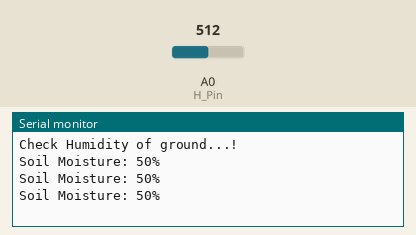
Simulated run of this sketch. Board: Arduino Uno, built with avr-gcc and run on an emulated ATmega328P. Parts: the last lines printed to the serial monitor. The inputs (shaded band) are chosen by the test bench; at power-on: A0 (H_Pin) = 512.

Above: at 1.3 s.
1.4 s: A0 (H_Pin) set to 716
At 1.9 s:
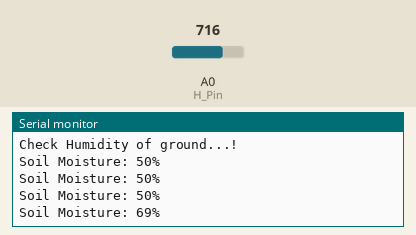
2.9 s: A0 (H_Pin) set to 900
At 3.4 s:
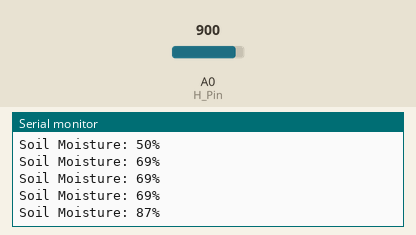
Timing chart, 0 to 5.9 s (numbered marks = the images above; inputs shaded):
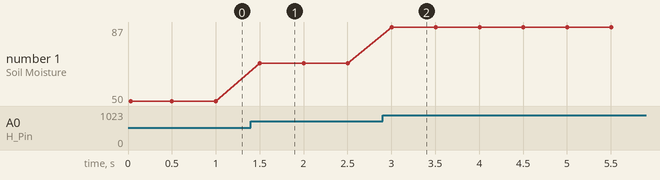

Measured:
- after the input at 1.4 s, the serial monitor: prints a new line after 0.10 s (image 1)
- after the input at 2.9 s, the serial monitor: prints a new line after 0.10 s (image 2)
- plotted number 1: 50 → 69 after the input at 1.4 s, 69 → 87 after the input at 2.9 s

The sketch:

H_ground.ino
```cpp
#define H_Pin A0

void setup() {
  // put your setup code here, to run once:
  Serial.begin(9600);
  Serial.println("Check Humidity of ground...!");
}

void loop() {
  // put your main code here, to run repeatedly:
  int _Val_read = analogRead(H_Pin);
  int _H_data = map(_Val_read, 0, 1023, 0, 100);
  Serial.print("Soil Moisture: ");
  Serial.print(_H_data);
  Serial.println("%");
//  if (_Val_read >=900 && _Val_read <= 1023){
//    Serial.println("Ban chua cam cam bien vao dat");
//    delay(1000);
//    return;
//  }
//  if(_Val_read < 500){
//    Serial.print(_Val_read);
//    Serial.println(" - Dat qua uot");
//  } else if(_Val_read >= 500 && _Val_read < 750)
//  {
//    Serial.print(_Val_read);
//    Serial.println(" - Pham vi ly tuong");
//  } else {
//    Serial.print(_Val_read);
//    Serial.println(" - Do am thap can tuoi nuoc");
//  }

  delay(500);
}
```
